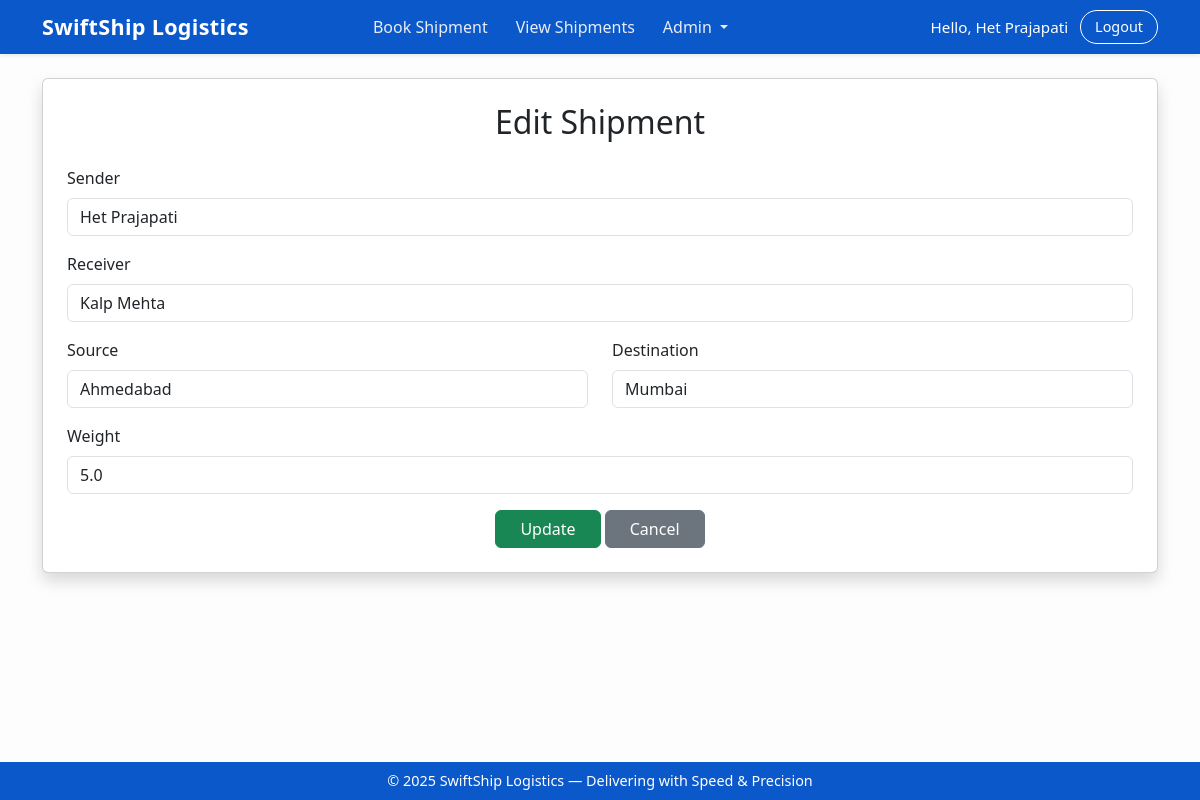
The app's page /edit/2 (signed in) with its own data.
### tables this page shows
CREATE TABLE shipments (
            id INTEGER PRIMARY KEY AUTOINCREMENT,
            sender TEXT NOT NULL,
            receiver TEXT NOT NULL,
            source TEXT NOT NULL,
            destination TEXT NOT NULL,
            weight REAL NOT NULL,
            eta TEXT
        );

### booking_service_orchestrator/routes/booking_routes.py (the view, shortened to what this page needs)
@booking_bp.route("/edit/<int:shipment_id>", methods=["GET", "POST"])
@login_required
def edit_shipment(shipment_id):
    shipment = get_shipment_by_id(shipment_id)
    return render_template("edit_shipment.html", shipment=shipment)

### booking_service_orchestrator/models/shipment_model.py (called while the page is built)
def get_shipment_by_id(shipment_id):
    conn = sqlite3.connect(DB_NAME)
    cursor = conn.cursor()
    cursor.execute("SELECT * FROM shipments WHERE id = ?", (shipment_id,))
    shipment = cursor.fetchone()
    conn.close()
    return shipment

### booking_service_orchestrator/routes/booking_routes.py (called while the page is built)
def login_required(f):
    @wraps(f)
    def protected(*args, **kwargs):
        if "user_id" not in session:
            return redirect("/login")
        return f(*args, **kwargs)
    return protected

### booking_service_orchestrator/templates/edit_shipment.html
{% extends "base.html" %}
{% block content %}
<div class="card shadow p-4">
    <h2 class="text-center mb-4">Edit Shipment</h2>
    <form method="POST">
        <div class="mb-3">
            <label class="form-label">Sender</label>
            <input type="text" name="sender" value="{{ shipment[1] }}" class="form-control" required>
        </div>
        <div class="mb-3">
            <label class="form-label">Receiver</label>
            <input type="text" name="receiver" value="{{ shipment[2] }}" class="form-control" required>
        </div>
        <div class="row">
            <div class="col-md-6 mb-3">
                <label class="form-label">Source</label>
                <input type="text" name="source" value="{{ shipment[3] }}" class="form-control" required>
            </div>
            <div class="col-md-6 mb-3">
                <label class="form-label">Destination</label>
                <input type="text" name="destination" value="{{ shipment[4] }}" class="form-control" required>
            </div>
        </div>
        <div class="mb-3">
            <label class="form-label">Weight</label>
            <input type="number" step="0.1" name="weight" value="{{ shipment[5] }}" class="form-control" required>
        </div>
        <div class="text-center">
            <button class="btn btn-success px-4" type="submit">Update</button>
            <a href="/shipments" class="btn btn-secondary px-4">Cancel</a>
        </div>
    </form>
</div>
{% endblock %}

### booking_service_orchestrator/templates/base.html (shortened to what this page needs)
<!DOCTYPE html>
<html>
<head>
    <link rel="stylesheet"
          href="https://cdn.jsdelivr.net/npm/bootstrap@5.3.0/dist/css/bootstrap.min.css">
</head>
<body class="d-flex flex-column min-vh-100">
<nav class="navbar navbar-expand-lg navbar-dark shadow-sm">
  <div class="container">
    <a class="navbar-brand" href="/book">SwiftShip Logistics</a>
    <div class="collapse navbar-collapse" id="navbarNav">
      {% if session.get("user_id") %}
      <ul class="navbar-nav mx-auto">
        <li class="nav-item">
          <a class="nav-link {% if '/book' in request.path %}active{% endif %}" href="/book">Book Shipment</a>
        </li>
        <li class="nav-item">
          <a class="nav-link {% if '/shipments' in request.path %}active{% endif %}" href="/shipments">View Shipments</a>
        </li>
        <li class="nav-item dropdown">
          <a class="nav-link dropdown-toggle {% if '/admin' in request.path %}active{% endif %}"
             href="#" role="button" data-bs-toggle="dropdown">
            Admin
          </a>
        </li>
      </ul>
      {% endif %}
      <div class="user-section ms-auto">
        {% if session.get("user_id") %}
            <span class="navbar-text">Hello, {{ session.get("user_name") }}</span>
            <a class="btn-logout" href="/logout">Logout</a>
        {% else %}
            <a class="nav-link {% if '/login' in request.path %}active{% endif %}" href="/login">Login</a>
            <a class="nav-link {% if '/signup' in request.path %}active{% endif %}" href="/signup">Sign Up</a>
        {% endif %}
      </div>
    </div>
  </div>
</nav>
<main class="flex-fill container py-4">
    {% block content %}{% endblock %}
</main>
<footer class="mt-auto">
    <p>© 2025 SwiftShip Logistics — Delivering with Speed & Precision</p>
</footer>
</body>
</html>

### booking_service_orchestrator/templates/base.html (style rules this page uses)
:root { --brand-blue: #0a58ca; }
body { background-color: #fdfdfd; }
.navbar { background-color: var(--brand-blue) !important; padding-top: 6px !important; padding-bottom: 6px !important; }
.navbar-brand { font-weight: 600; font-size: 1.35rem; letter-spacing: .3px; }
.nav-link { font-size: 1rem; margin: 0 6px; color: #e8ecf4 !important; }
.user-section { display: flex; align-items: center; gap: 12px; }
.navbar-text { font-size: .95rem; color: #ffffff !important; }
.btn-logout { border: 1px solid #fff; color: #fff; padding: 5px 14px; border-radius: 18px; text-decoration: none; font-size: .9rem; transition: .25s; }
footer { background: var(--brand-blue); color: #fff; padding: 8px 0; text-align: center; }
footer p { margin: 0; font-size: .9rem; }

### records on screen
shipments: get "Het Prajapati", sender "Het Prajapati", receiver "Kalp Mehta", source "Ahmedabad", destination "Mumbai", weight "5.0"
